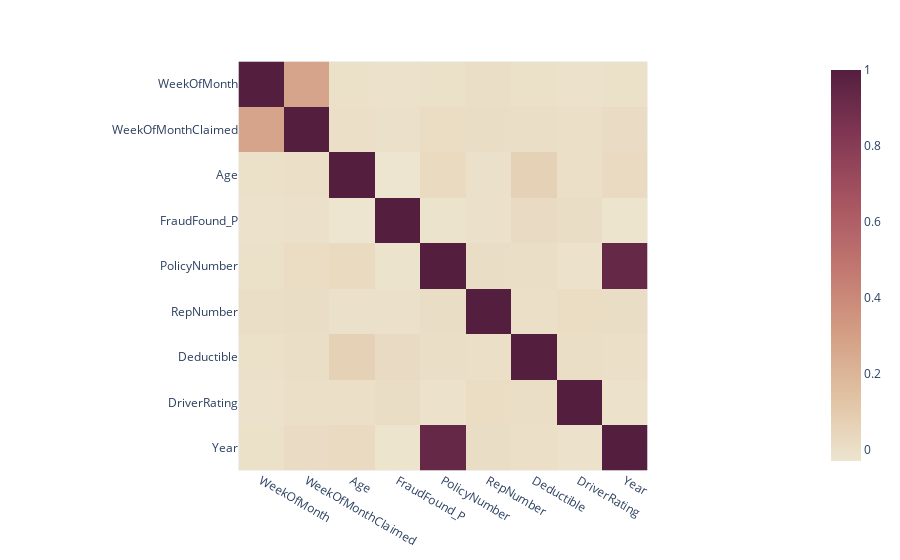

The cell this chart's notebook holds for it:
### Markdown cell above
## It seems that numeric data is also quite clean so we shall proceed with the visualisation

### Code cell
# Simple one for num col

corr = num_col.corr()

import plotly.express as px 

fig = px.imshow(corr, color_continuous_scale="brwnyl")
fig.show()

### Figure 1 — Plotly figure (JSON) as saved in the notebook; plotly's stock layout.template omitted (floating-point values rounded to 4 significant figures)
{"data": [{"coloraxis": "coloraxis", "hovertemplate": "x: %{x}<br>y: %{y}<br>color: %{z}<extra></extra>", "name": "0", "type": "heatmap", "x": ["WeekOfMonth", "WeekOfMonthClaimed", "Age", "FraudFound_P", "PolicyNumber", "RepNumber", "Deductible", "DriverRating", "Year"], "xaxis": "x", "y": ["WeekOfMonth", "WeekOfMonthClaimed", "Age", "FraudFound_P", "PolicyNumber", "RepNumber", "Deductible", "DriverRating", "Year"], "yaxis": "y", "z": [[1.0, 0.2754, -0.004929, -0.01187, -0.007853, 0.00534, -0.004, -0.01683, -0.003949], [0.2754, 1.0, 0.001602, -0.005783, 0.01155, 0.009033, 0.005442, -8.56e-05, 0.01208], [-0.004929, 0.001602, 1.0, -0.0298, 0.02569, -0.006794, 0.06941, 0.001585, 0.025], [-0.01187, -0.005783, -0.0298, 1.0, -0.02037, -0.007529, 0.01735, 0.007259, -0.02478], [-0.007853, 0.01155, 0.02569, -0.02037, 1.0, 0.009119, 0.002117, -0.01235, 0.9365], [0.00534, 0.009033, -0.006794, -0.007529, 0.009119, 1.0, 0.0005255, 0.01107, 0.009438], [-0.004, 0.005442, 0.06941, 0.01735, 0.002117, 0.0005255, 1.0, 0.003882, -0.001182], [-0.01683, -8.56e-05, 0.001585, 0.007259, -0.01235, 0.01107, 0.003882, 1.0, -0.01392], [-0.003949, 0.01208, 0.025, -0.02478, 0.9365, 0.009438, -0.001182, -0.01392, 1.0]]}], "layout": {"coloraxis": {"colorscale": [[0, "rgb(237, 229, 207)"], [0.1667, "rgb(224, 194, 162)"], [0.3333, "rgb(211, 156, 131)"], [0.5, "rgb(193, 118, 111)"], [0.6667, "rgb(166, 84, 97)"], [0.8333, "rgb(129, 55, 83)"], [1, "rgb(84, 31, 63)"]]}, "margin": {"t": 60}, "xaxis": {"anchor": "y", "constrain": "domain", "domain": [0, 1], "scaleanchor": "y"}, "yaxis": {"anchor": "x", "autorange": "reversed", "constrain": "domain", "domain": [0, 1]}}}
